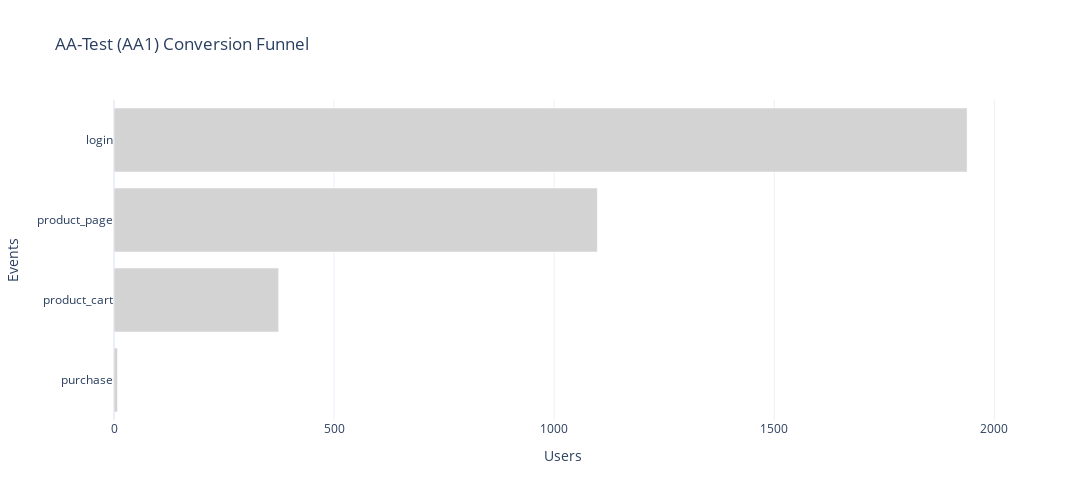

Notebook code for this chart:
### Code cell
plot_horizontal_bar_plotpx(df_funnel_AA1, x='users', y='event_name', title='AA-Test (AA1) Conversion Funnel', xlabel='Users', ylabel='Events', sort=True, color='lightgrey')

### Figure 1 — Plotly figure (JSON) as saved in the notebook; plotly's stock layout.template omitted (floating-point values rounded to 4 significant figures)
{"data": [{"hovertemplate": "users=%{x}<br>event_name=%{y}<extra></extra>", "legendgroup": "", "marker": {"color": "lightgrey", "pattern": {"shape": ""}}, "name": "", "orientation": "h", "showlegend": false, "textposition": "auto", "type": "bar", "x": [8, 374, 1098, 1938], "xaxis": "x", "y": ["purchase", "product_cart", "product_page", "login"], "yaxis": "y"}], "layout": {"barmode": "relative", "height": 500, "legend": {"tracegroupgap": 0}, "title": {"text": "AA-Test (AA1) Conversion Funnel"}, "width": 1200, "xaxis": {"anchor": "y", "domain": [0, 1], "title": {"text": "Users"}}, "yaxis": {"anchor": "x", "domain": [0, 1], "title": {"text": "Events"}}}}
